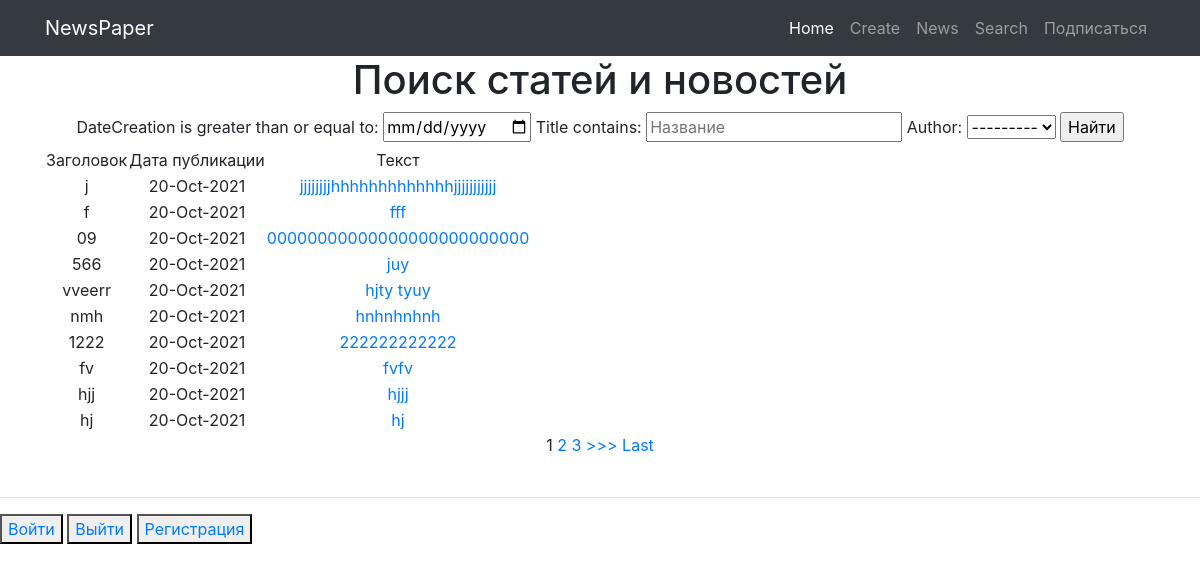
Page /news/search/ on the earlier database version.
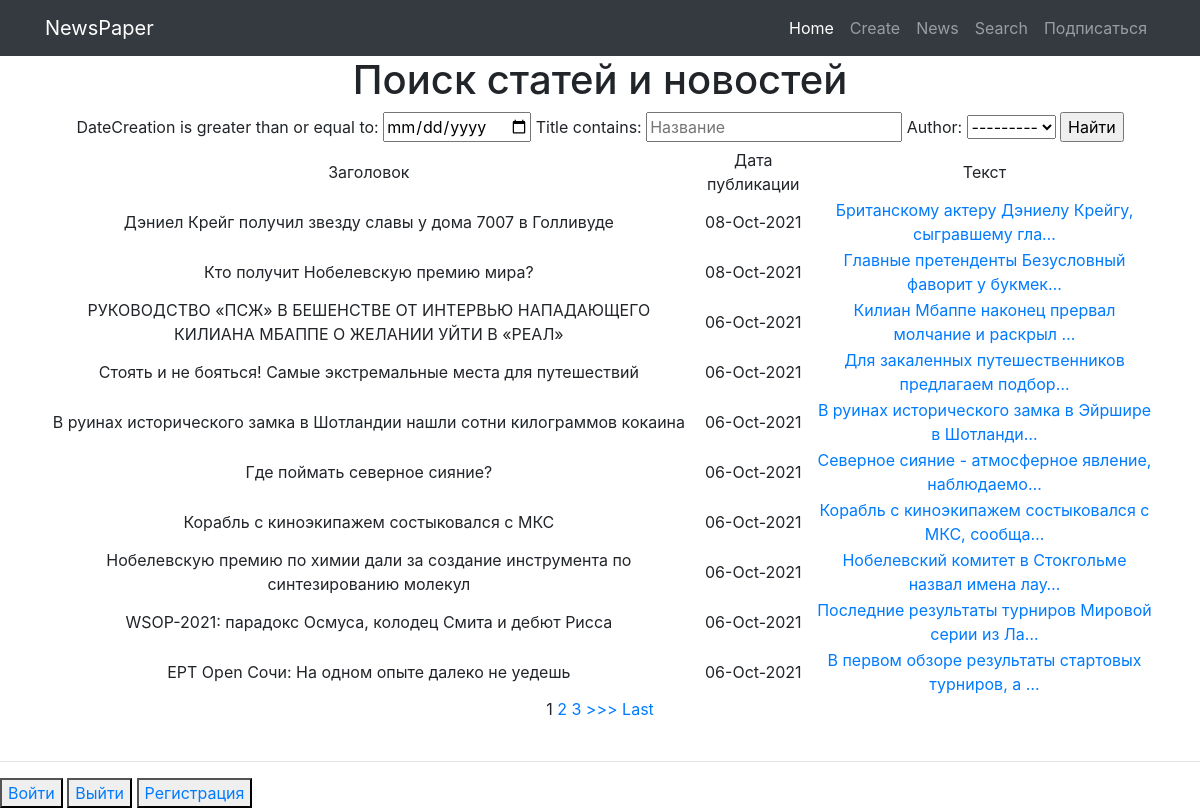
Same page on the later database version.
### myapp/models.py (models this page shows, shortened)
class Post(models.Model):
    author = models.ForeignKey(Author, on_delete= models.CASCADE)
    NEWS = 'NW'
    ARTICLE = 'AR'
    CATEGORY_CHOICE = (
        (NEWS, 'Новость'),
        (ARTICLE, 'Статья'),
    )
    categoryType = models.CharField(max_length=2,choices= CATEGORY_CHOICE, default= ARTICLE)
    dateCreation = models.DateTimeField(auto_now_add= True)
    postCategory = models.ManyToManyField(Category, through='PostCategory')
    title = models.CharField(max_length=128)
    text = models.TextField()
    rating = models.SmallIntegerField(default=0)

### myapp/views.py (the view)
# urls.py: path('search/', PostListSearch.as_view()),
class PostListSearch(ListView, ):
    model = Post
    template_name = 'posts_search.html'
    context_object_name = 'posts'
    queryset = Post.objects.order_by('-id')  # сортируем, еще можно через ordering = ['-id']
    paginate_by = 10  # поставим постраничный вывод в n-элемент
    def get_filter(self):
        return PostFilter(self.request.GET, queryset=super().get_queryset())
    def get_queryset(self):
        return self.get_filter().qs
    def get_context_data(self, *args, **kwargs):
        return {
            **super().get_context_data(*args, **kwargs),
            'filter': self.get_filter(),
        }

### myapp/models.py (called while the page is built)
    def __str__(self):
        return self.authorUser.username

### myapp/templatetags/custom_filters.py (called while the page is built)
@register.filter(name='censor')
def censor(value):
    cens_words = [
        'сторис',
        'подушка',
        'вещей',
        'Джо',
    ]
    for word in cens_words:
        if word in value:
            value = value.replace(word, '_#&#!!*&$_')
    return value

### templates/posts_search.html (shortened to what this page needs)
{% extends 'flatpages/default.html' %}
{% load custom_filters %}
{% block content %}
    <h1>Поиск статей и новостей</h1>
<form method="GET">
    {{ filter.form }}
    <input type="submit" value="Найти">
</form>
    {% if posts %}
    <table>
        <tr>
            <td>Заголовок</td>
            <td>Дата публикации</td>
            <td>Текст</td>
        </tr>
        {% for post in posts %}
            <tr>
                <td>{{ post.title|censor }}</td>
                <td>{{ post.dateCreation|date:'d-M-Y'}}</td>
                <td><a href="/news/{{post.id}}">{{ post.text|truncatechars:50|censor }}</a></td>
            </tr>
        {% endfor %}
    </table>
    {% else %}
        <h3>Постов пока нет</h3>
    {% endif %}
    {% if is_paginated %}
        {% for num in page_obj.paginator.page_range %}
            {% if page_obj.number == num %}
                <a>{{ num }}</a>
            {% elif num > page_obj.number|add:'-3' and num < page_obj.number|add:'3' %}
                <a href="?page={{ num }}">{{ num }}</a>
            {% endif %}
        {% endfor %}
        {% if page_obj.has_next %}
            <a href="?page={{ page_obj.next_page_number }}">>>></a>
            <a href="?page={{ page_obj.paginator.num_pages }}">Last</a>
        {% endif %}
    {% endif %}
{% endblock content %}

Differences in the rows shown:
removed Post: title|censor "j", dateCreation "20-Oct-2021", text|censor "jjjjjjjjhhhhhhhhhhhhhjjjjjjjjjjj"
removed Post: title|censor "f", dateCreation "20-Oct-2021", text|censor "fff"
removed Post: title|censor "09", dateCreation "20-Oct-2021", text|censor "00000000000000000000000000"
removed Post: title|censor "566", dateCreation "20-Oct-2021", text|censor "juy"
removed Post: title|censor "vveerr", dateCreation "20-Oct-2021", text|censor "hjty tyuy"
removed Post: title|censor "nmh", dateCreation "20-Oct-2021", text|censor "hnhnhnhnh"
removed Post: title|censor "1222", dateCreation "20-Oct-2021", text|censor "222222222222"
removed Post: title|censor "fv", dateCreation "20-Oct-2021", text|censor "fvfv"
removed Post: title|censor "hjj", dateCreation "20-Oct-2021", text|censor "hjjj"
removed Post: title|censor "hj", dateCreation "20-Oct-2021", text|censor "hj"
now on this page (row unchanged): Post: title|censor "Дэниел Крейг получил звезду славы у дома 7007 в Голливуде", dateCreation "08-Oct-2021", text|censor "Британскому актеру Дэниелу Крейгу, сыгравшему гла…"
now on this page (row unchanged): Post: title|censor "Кто получит Нобелевскую премию мира?", dateCreation "08-Oct-2021", text|censor "Главные претенденты Безусловный фаворит у букмек…"
now on this page (row unchanged): Post: title|censor "РУКОВОДСТВО «ПСЖ» В БЕШЕНСТВЕ ОТ ИНТЕРВЬЮ НАПАДАЮЩЕГО КИЛИАНА МБАППЕ О ЖЕЛАНИИ УЙТИ В «РЕАЛ»", dateCreation "06-Oct-2021", text|censor "Килиан Мбаппе наконец прервал молчание и раскрыл …"
now on this page (row unchanged): Post: title|censor "Стоять и не бояться! Самые экстремальные места для путешествий", dateCreation "06-Oct-2021", text|censor "Для закаленных путешественников предлагаем подбор…"
now on this page (row unchanged): Post: title|censor "В руинах исторического замка в Шотландии нашли сотни килограммов кокаина", dateCreation "06-Oct-2021", text|censor "В руинах исторического замка в Эйршире в Шотланди…"
now on this page (row unchanged): Post: title|censor "Где поймать северное сияние?", dateCreation "06-Oct-2021", text|censor "Северное сияние - атмосферное явление, наблюдаемо…"
now on this page (row unchanged): Post: title|censor "Корабль с киноэкипажем состыковался с МКС", dateCreation "06-Oct-2021", text|censor "Корабль с киноэкипажем состыковался с МКС, сообща…"
now on this page (row unchanged): Post: title|censor "Нобелевскую премию по химии дали за создание инструмента по синтезированию молекул", dateCreation "06-Oct-2021", text|censor "Нобелевский комитет в Стокгольме назвал имена лау…"
now on this page (row unchanged): Post: title|censor "WSOP-2021: парадокс Осмуса, колодец Смита и дебют Рисса", dateCreation "06-Oct-2021", text|censor "Последние результаты турниров Мировой серии из Ла…"
now on this page (row unchanged): Post: title|censor "EPT Open Сочи: На одном опыте далеко не уедешь", dateCreation "06-Oct-2021", text|censor "В первом обзоре результаты стартовых турниров, а …"
